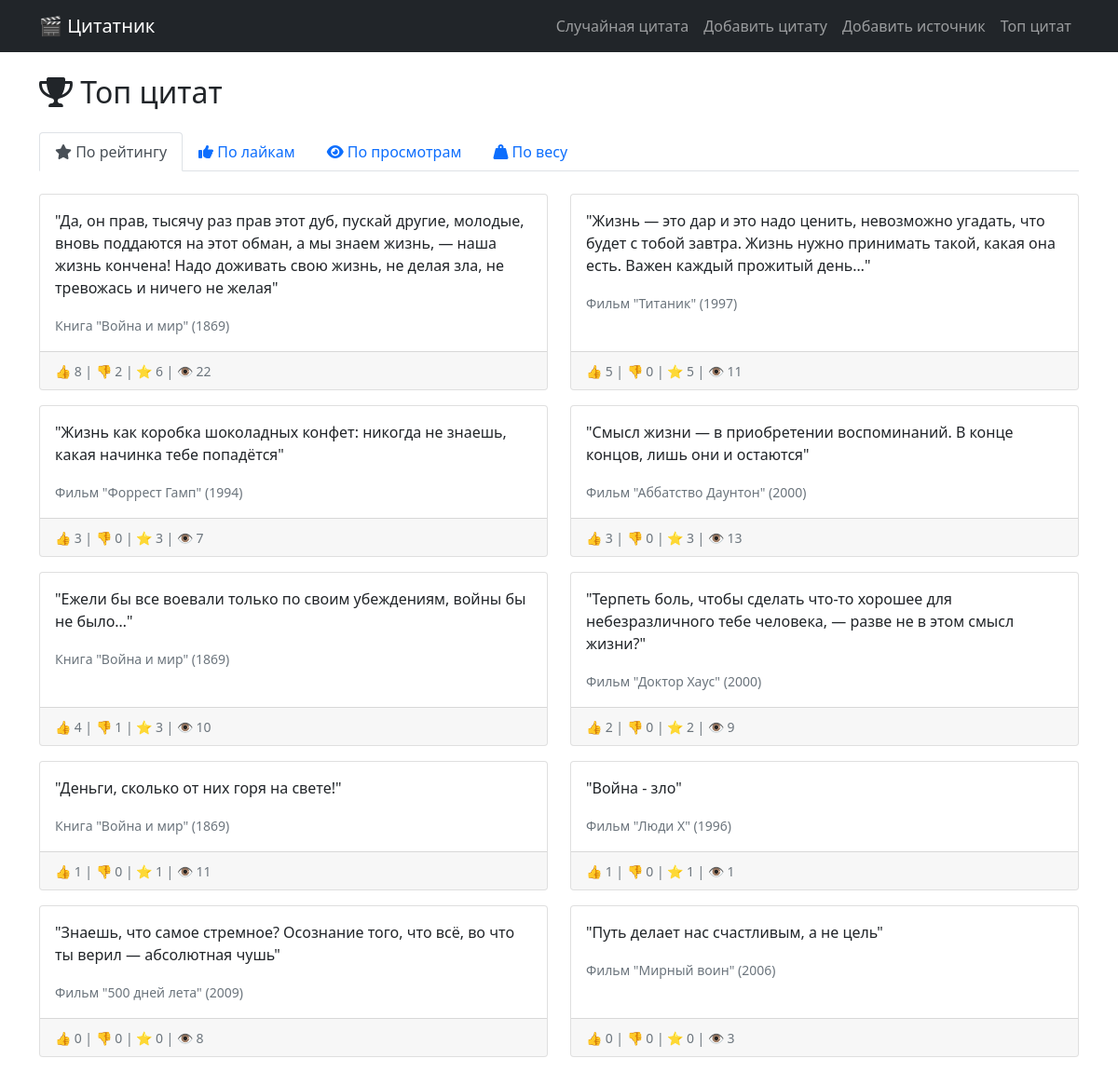
/top-quotes/, run on the app's committed database.
### quotes/models.py (models this page shows, shortened)
class Quote(models.Model):
    text = models.TextField()
    source = models.ForeignKey(Source, on_delete=models.CASCADE)
    weight = models.IntegerField(default=1)
    views_count = models.IntegerField(default=0)
    likes = models.IntegerField(default=0)
    dislikes = models.IntegerField(default=0)
    created_at = models.DateTimeField(default=timezone.now)
    class Meta:
        unique_together = ['text', 'source']  # ✅ Дубликаты запрещены

class Source(models.Model):
    TYPE_CHOICES = [
        ('movie', 'Фильм'),
        ('book', 'Книга'),
        ('series', 'Сериал'),
        ('other', 'Другое'),
    ]
    title = models.CharField(max_length=200)
    type = models.CharField(max_length=10, choices=TYPE_CHOICES)
    year = models.IntegerField(null=True, blank=True)
    created_at = models.DateTimeField(default=timezone.now)

### quotes/views.py (the view)
# urls.py: path('top-quotes/', views.top_quotes, name='top_quotes'),
def top_quotes(request):
    try:
        from django.db.models import ExpressionWrapper, IntegerField
        top_by_rating = Quote.objects.annotate(
            rating_value=ExpressionWrapper(F('likes') - F('dislikes'), output_field=IntegerField())
        ).order_by('-rating_value')[:10]
        top_by_views = Quote.objects.order_by('-views_count')[:10]
        top_by_likes = Quote.objects.order_by('-likes')[:10]
        top_by_weight = Quote.objects.order_by('-weight')[:10]
        return render(request, 'quotes/top_quotes.html', {
            'top_by_rating': top_by_rating,
            'top_by_views': top_by_views,
            'top_by_likes': top_by_likes,
            'top_by_weight': top_by_weight,
            'source_stats': [],
        })
    except Exception as e:
        print(f"Error in top_quotes: {e}")
        quotes = list(Quote.objects.all())
        return render(request, 'quotes/top_quotes.html', {
            'top_by_rating': sorted(quotes, key=lambda x: x.rating, reverse=True)[:10],
            'top_by_views': sorted(quotes, key=lambda x: x.views_count, reverse=True)[:10],
            'top_by_likes': sorted(quotes, key=lambda x: x.likes, reverse=True)[:10],
            'top_by_weight': sorted(quotes, key=lambda x: x.weight, reverse=True)[:10],
            'source_stats': [],
        })

### templates/quotes/top_quotes.html (shortened to what this page needs)
{% extends 'base.html' %}
{% block content %}
<div class="row">
    <div class="col-12">
        <h2 class="mb-4"><i class="fas fa-trophy"></i> Топ цитат</h2>
        <ul class="nav nav-tabs mb-4" id="topTabs" role="tablist">
            <li class="nav-item" role="presentation">
                <button class="nav-link active" id="rating-tab" data-bs-toggle="tab" data-bs-target="#rating" type="button">
                    <i class="fas fa-star"></i> По рейтингу
                </button>
            </li>
            <li class="nav-item" role="presentation">
                <button class="nav-link" id="likes-tab" data-bs-toggle="tab" data-bs-target="#likes" type="button">
                    <i class="fas fa-thumbs-up"></i> По лайкам
                </button>
            </li>
            <li class="nav-item" role="presentation">
                <button class="nav-link" id="views-tab" data-bs-toggle="tab" data-bs-target="#views" type="button">
                    <i class="fas fa-eye"></i> По просмотрам
                </button>
            </li>
            <li class="nav-item" role="presentation">
                <button class="nav-link" id="weight-tab" data-bs-toggle="tab" data-bs-target="#weight" type="button">
                    <i class="fas fa-weight-hanging"></i> По весу
                </button>
            </li>
        </ul>
        <div class="tab-content" id="topTabsContent">
            <div class="tab-pane fade show active" id="rating">
                <div class="row">
                    {% for quote in top_by_rating %}
                    <div class="col-md-6 mb-3">
                        <div class="card h-100">
                            <div class="card-body">
                                <p class="card-text">"{{ quote.text }}"</p>
                                <p class="card-text">
                                    <small class="text-muted">
                                        {{ quote.source.get_type_display }} "{{ quote.source.title }}"
                                        {% if quote.source.year %}({{ quote.source.year }}){% endif %}
                                    </small>
                                </p>
                            </div>
                            <div class="card-footer">
                                <small class="text-muted">
                                    👍 {{ quote.likes }} | 👎 {{ quote.dislikes }} |
                                    ⭐ {{ quote.rating_value }} | 👁️ {{ quote.views_count }}
                                </small>
                            </div>
                        </div>
                    </div>
                    {% empty %}
                    <div class="col-12">
                        <p class="text-muted">Нет данных</p>
                    </div>
                    {% endfor %}
                </div>
            </div>
        </div>
        </div>
    </div>
</div>
{% endblock %}

### templates/base.html (shortened to what this page needs)
<!DOCTYPE html>
<html lang="ru">
<head>
    <link href="https://cdn.jsdelivr.net/npm/bootstrap@5.1.3/dist/css/bootstrap.min.css" rel="stylesheet">
    <link href="https://cdnjs.cloudflare.com/ajax/libs/font-awesome/6.0.0/css/all.min.css" rel="stylesheet">
</head>
<body>
    <nav class="navbar navbar-expand-lg navbar-dark bg-dark">
        <div class="container">
            <a class="navbar-brand" href="{% url 'random_quote' %}">🎬 Цитатник</a>
            <div class="navbar-nav ms-auto">
                <a class="nav-link" href="{% url 'random_quote' %}">Случайная цитата</a>
                <a class="nav-link" href="{% url 'add_quote' %}">Добавить цитату</a>
                <a class="nav-link" href="{% url 'add_source' %}">Добавить источник</a>
                <a class="nav-link" href="{% url 'top_quotes' %}">Топ цитат</a>
            </div>
        </div>
    </nav>
    <div class="container mt-4">
        {% block content %}
        {% endblock %}
</body>
</html>

### data on the page
Quote: text "Да, он прав, тысячу раз прав этот дуб, пускай другие, молодые, вновь поддаются на этот обман, а мы знаем жизнь, — наша жизнь кончена! Надо доживать свою жизнь, не делая зла, не тревожась и ничего не желая", source.type "Книга", source "Война и мир", source.year "1869", likes "8", dislikes "2", rating_value "6", views_count "22"
Quote: text "Жизнь — это дар и это надо ценить, невозможно угадать, что будет с тобой завтра. Жизнь нужно принимать такой, какая она есть. Важен каждый прожитый день…", source.type "Фильм", source "Титаник", source.year "1997", likes "5", dislikes "0", rating_value "5", views_count "11"
Quote: text "Жизнь как коробка шоколадных конфет: никогда не знаешь, какая начинка тебе попадётся", source.type "Фильм", source "Форрест Гамп", source.year "1994", likes "3", dislikes "0", rating_value "3", views_count "7"
Quote: text "Смысл жизни — в приобретении воспоминаний. В конце концов, лишь они и остаются", source.type "Фильм", source "Аббатство Даунтон", source.year "2000", likes "3", dislikes "0", rating_value "3", views_count "13"
Quote: text "Ежели бы все воевали только по своим убеждениям, войны бы не было…", source.type "Книга", source "Война и мир", source.year "1869", likes "4", dislikes "1", rating_value "3", views_count "10"
Quote: text "Терпеть боль, чтобы сделать что-то хорошее для небезразличного тебе человека, — разве не в этом смысл жизни?", source.type "Фильм", source "Доктор Хаус", source.year "2000", likes "2", dislikes "0", rating_value "2", views_count "9"
Quote: text "Деньги, сколько от них горя на свете!", source.type "Книга", source "Война и мир", source.year "1869", likes "1", dislikes "0", rating_value "1", views_count "11"
Quote: text "Война - зло", source.type "Фильм", source "Люди X", source.year "1996", likes "1", dislikes "0", rating_value "1", views_count "1"
Quote: text "Знаешь, что самое стремное? Осознание того, что всё, во что ты верил — абсолютная чушь", source.type "Фильм", source "500 дней лета", source.year "2009", likes "0", dislikes "0", rating_value "0", views_count "8"
Quote: text "Путь делает нас счастливым, а не цель", source.type "Фильм", source "Мирный воин", source.year "2006", likes "0", dislikes "0", rating_value "0", views_count "3"
